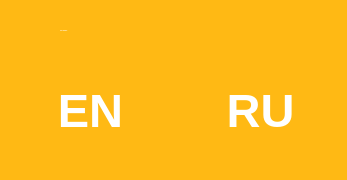
<?xml version="1.0" encoding="UTF-8"?>
<ui version="4.0">
 <class>LangForm</class>
 <widget class="QWidget" name="LangForm">
  <property name="geometry">
   <rect>
    <x>0</x>
    <y>0</y>
    <width>347</width>
    <height>180</height>
   </rect>
  </property>
  <property name="windowTitle">
   <string>Pick Language</string>
  </property>
  <property name="styleSheet">
   <string notr="true">background-color: rgb(255, 185, 20);
border-radius: 8px;</string>
  </property>
  <widget class="QPushButton" name="EN">
   <property name="geometry">
    <rect>
     <x>20</x>
     <y>60</y>
     <width>141</width>
     <height>101</height>
    </rect>
   </property>
   <property name="font">
    <font>
     <pointsize>35</pointsize>
     <bold>true</bold>
    </font>
   </property>
   <property name="cursor">
    <cursorShape>PointingHandCursor</cursorShape>
   </property>
   <property name="autoFillBackground">
    <bool>false</bool>
   </property>
   <property name="styleSheet">
    <string>background-image: url(:/helper/helper_icons/arrow_back.png);
color: rgb(255, 255, 255);</string>
   </property>
   <property name="text">
    <string>EN</string>
   </property>
  </widget>
  <widget class="QLabel" name="label">
   <property name="geometry">
    <rect>
     <x>60</x>
     <y>10</y>
     <width>261</width>
     <height>41</height>
    </rect>
   </property>
   <property name="font">
    <font>
     <family>Segoe UI</family>
     <pointsize>-1</pointsize>
     <italic>false</italic>
     <bold>true</bold>
    </font>
   </property>
   <property name="styleSheet">
    <string notr="true">color: rgb(36, 36, 36);
color: rgb(255, 255, 255);
font: 900 30px &quot;Segoe UI&quot;;</string>
   </property>
   <property name="text">
    <string>Your Language:</string>
   </property>
  </widget>
  <widget class="QPushButton" name="RU">
   <property name="geometry">
    <rect>
     <x>190</x>
     <y>60</y>
     <width>141</width>
     <height>101</height>
    </rect>
   </property>
   <property name="font">
    <font>
     <pointsize>35</pointsize>
     <bold>true</bold>
    </font>
   </property>
   <property name="cursor">
    <cursorShape>PointingHandCursor</cursorShape>
   </property>
   <property name="styleSheet">
    <string notr="true">background-image: url(:/helper/helper_icons/arrow_back.png);
color: rgb(255, 255, 255);</string>
   </property>
   <property name="text">
    <string>RU</string>
   </property>
   <property name="flat">
    <bool>false</bool>
   </property>
  </widget>
 </widget>
 <resources/>
 <connections/>
</ui>
